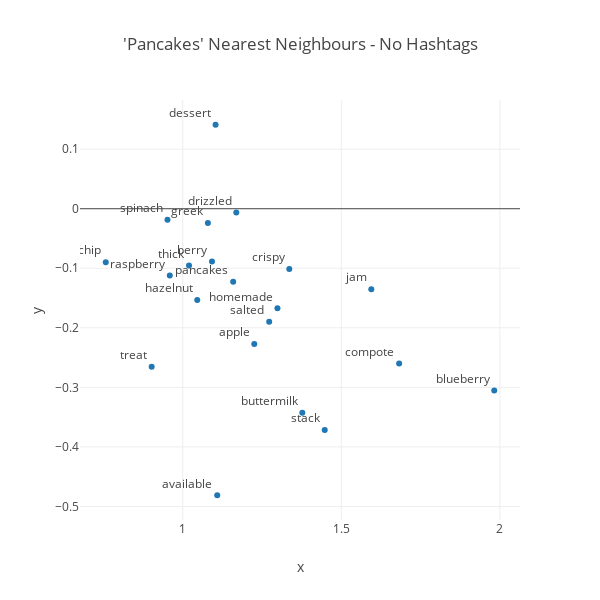

Write notebook code for a chart like this one.
### Code cell
# Make the scatter plot to vizualise the words connected to vegan!
trace = [Scatter(
        x=nearest['x'], # assign x as the dataframe column 'x' 
        y=nearest['y'],
        text=nearest['words'],
        mode = 'markers+text',
        textposition='top left'
)]

layout = Layout(
    title="'Pancakes' Nearest Neighbours - No Hashtags",
    xaxis=dict(title='x'),
    yaxis=dict(title='y', automargin = True),
    width=600, height = 600
)

fig = Figure(data=trace, layout=layout)

iplot(fig)

### Figure 1 — Plotly figure (JSON) as saved in the notebook; plotly's stock layout.template omitted (floating-point values rounded to 4 significant figures)
{"data": [{"mode": "markers+text", "text": ["pancakes", "raspberry", "jam", "thick", "spinach", "homemade", "stack", "treat", "compote", "apple", "salted", "blueberry", "drizzled", "available", "chip", "crispy", "dessert", "buttermilk", "greek", "hazelnut", "berry"], "textposition": "top left", "type": "scatter", "uid": "2cc4f8a3-3bc4-4ad4-914b-ff74fe1122f7", "x": [1.159, 0.9592, 1.595, 1.02, 0.952, 1.299, 1.448, 0.9021, 1.682, 1.226, 1.273, 1.982, 1.169, 1.109, 0.7573, 1.336, 1.104, 1.377, 1.079, 1.046, 1.092], "y": [-0.1227, -0.112, -0.1351, -0.09518, -0.01852, -0.1672, -0.3717, -0.2654, -0.26, -0.2273, -0.1898, -0.3053, -0.006385, -0.4811, -0.08971, -0.1012, 0.141, -0.3424, -0.02382, -0.1533, -0.08845]}], "layout": {"height": 600, "title": {"text": "'Pancakes' Nearest Neighbours - No Hashtags"}, "width": 600, "xaxis": {"title": {"text": "x"}}, "yaxis": {"automargin": true, "title": {"text": "y"}}}}
